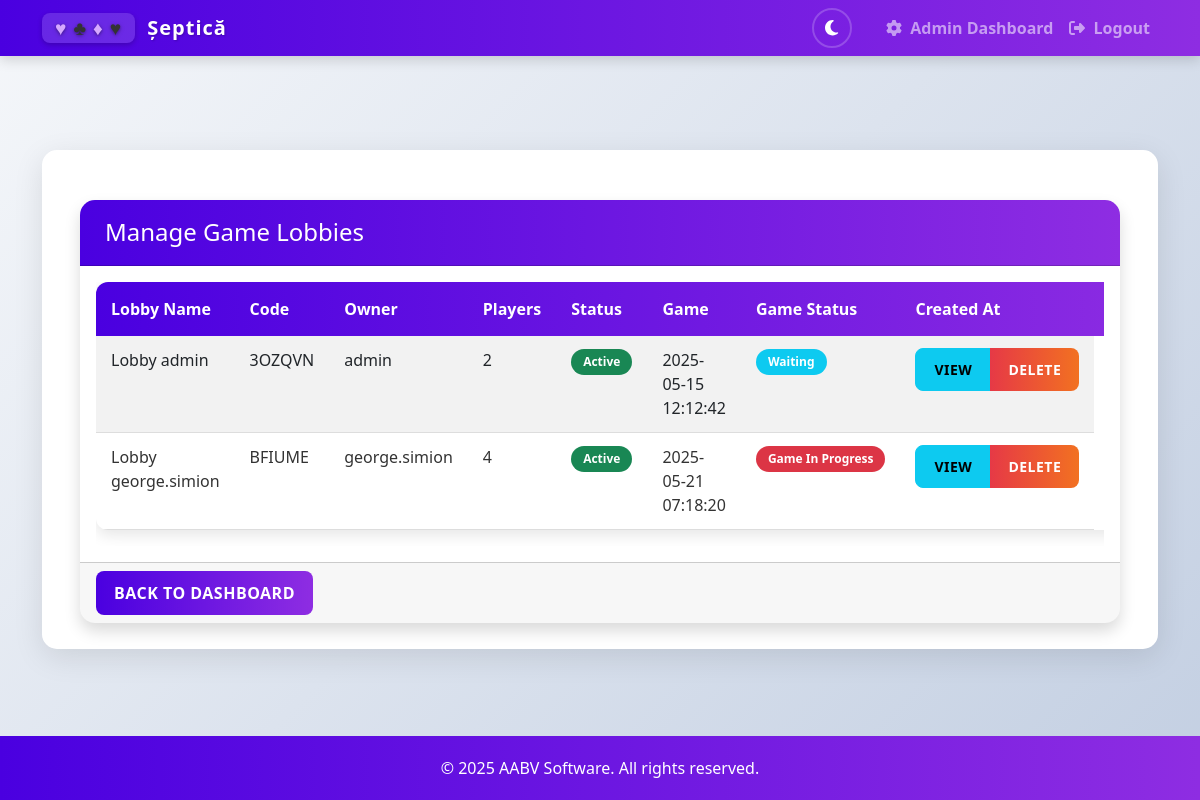
Screenshot of /admin/lobbies (signed in) with the database file from the repository.
### app.py (models this page shows, shortened)
class Lobby(db.Model):
    id = db.Column(db.Integer, primary_key=True)
    code = db.Column(db.String(6), unique=True, nullable=False)
    name = db.Column(db.String(100), nullable=True)  # New field for lobby name
    created_at = db.Column(db.DateTime, default=datetime.utcnow)
    is_active = db.Column(db.Boolean, default=True)
    is_public = db.Column(db.Boolean, default=True)
    game_started = db.Column(db.Boolean, default=False)  # New field to track if game has started
    owner_id = db.Column(db.Integer, db.ForeignKey('user.id'), nullable=False)
    owner = db.relationship('User', foreign_keys=[owner_id])
    players = db.relationship('LobbyPlayer', back_populates='lobby', cascade='all, delete-orphan')
    @property
    def player_count(self):
        return len(self.players)

class User(db.Model, UserMixin):
    id = db.Column(db.Integer, primary_key=True)
    username = db.Column(db.String(80), unique=True, nullable=False)
    email = db.Column(db.String(120), unique=True, nullable=False)
    password = db.Column(db.String(200), nullable=False)
    created_at = db.Column(db.DateTime, default=datetime.utcnow)
    is_admin = db.Column(db.Boolean, default=False)
    lobby_players = db.relationship('LobbyPlayer', back_populates='user', cascade='all, delete-orphan')

### app.py (the view)
@app.route('/admin/lobbies')
def admin_lobbies():
    if not session.get('is_admin', False):
        flash('You do not have permission to access this page!', 'error')
        return redirect(url_for('lobbies'))
    try:
        lobbies = Lobby.query.filter_by(is_active=True).all()
        return render_template('admin_lobbies.html', lobbies=lobbies)
    except Exception as e:
        logger.error(f"Error accessing admin lobbies page: {e}")
        flash('An error occurred while retrieving lobbies.', 'error')
        return redirect(url_for('admin_dashboard'))

### app.py (called while the page is built)
@login_manager.user_loader
def load_user(user_id):
    return User.query.get(int(user_id))

### templates/admin_lobbies.html (shortened to what this page needs)
{% extends "base.html" %}
{% block content %}
<div class="container mt-4">
    <div class="card shadow">
        <div class="card-header bg-dark text-white">
            <h4 class="mb-0">Manage Game Lobbies</h4>
        </div>
        <div class="card-body">
            <div id="lobbies-container">
                <div class="table-responsive">
                    <table class="table table-striped table-hover">
                        <thead>
                            <tr>
                                <th>Lobby Name</th>
                                <th>Code</th>
                                <th>Owner</th>
                                <th>Players</th>
                                <th>Status</th>
                                <th>Game</th>
                                <th>Game Status</th>
                                <th>Created At</th>
                                <th>Actions</th>
                            </tr>
                        </thead>
                        <tbody id="lobbies-table-body">
                            {% for lobby in lobbies %}
                            <tr id="lobby-row-{{ lobby.code }}" data-lobby-code="{{ lobby.code }}">
                                <td>{{ lobby.name or 'Lobby #' + lobby.code }}</td>
                                <td>{{ lobby.code }}</td>
                                <td id="lobby-owner-{{ lobby.code }}">{{ lobby.owner.username }}</td>
                                <td id="lobby-player-count-{{ lobby.code }}">{{ lobby.player_count }}</td>
                                <td><span class="badge bg-success">Active</span></td>
                                <td>{{ lobby.created_at.strftime('%Y-%m-%d %H:%M:%S') }}</td>
                                <td id="lobby-game-status-{{ lobby.code }}">
                                    {% if lobby.game_started %}
                                    <span class="badge bg-danger">Game In Progress</span>
                                    {% else %}
                                    <span class="badge bg-info">Waiting</span>
                                    {% endif %}
                                </td>
                                <td>
                                    <div class="btn-group" role="group">
                                        <a href="{{ url_for('admin_lobby_detail', lobby_code=lobby.code) }}"
                                           class="btn btn-sm btn-info">View</a>
                                        <button type="button" class="btn btn-sm btn-danger"
                                                data-bs-toggle="modal"
                                                data-bs-target="#deleteModal{{ lobby.id }}">
                                            Delete
                                        </button>
                                    </div>
                                </td>
                            </tr>
                            {% endfor %}
                        </tbody>
                    </table>
                </div>
            </div>
        </div>
        <div class="card-footer">
            <a href="{{ url_for('admin_dashboard') }}" class="btn btn-primary">Back to Dashboard</a>
        </div>
    </div>
</div>
{% endblock %}

### static/css/style.css (style rules this page uses)
:root { --primary-color: #4a00e0; --primary-color-rgb: 74, 0, 224; --secondary-color: #8e2de2; --secondary-color-rgb: 142, 45, 226; --accent-color: #ff6b6b; --light-accent: #ffb347; --success-color: #02c39a; --danger-color: #e63946; --warning-color: #f9c74f; --light-bg: #f0f2f5; --card-color: #ffffff; --text-color: #333333; --text-light: #6c757d; --body-bg: linear-gradient(135deg, #f5f7fa 0%, #c3cfe2 100%); --navbar-bg: linear-gradient(90deg, var(--primary-color), var(--secondary-color)); --footer-bg: rgba(255, 255, 255, 0.9); --footer-text: #6c757d; --input-bg: #fff; --input-border: #ced4da; --hearts: #e74c3c; --diamonds: #e67e22; --clubs: #2c3e50; --spades: #34495e; --card-border: #ddd; --card-shadow: rgba(0, 0, 0, 0.1); }
html { background: var(--body-bg); }
body { background: var(--body-bg); font-family: 'Segoe UI', Tahoma, Geneva, Verdana, sans-serif; color: var(--text-color); transition: background 0.3s ease, color 0.3s ease; padding-top: 56px; }
.card { border: none; border-radius: 15px; overflow: hidden; transition: transform 0.3s, box-shadow 0.3s; background: var(--card-color); box-shadow: 0 5px 15px rgba(0, 0, 0, 0.08); }
.card-header { padding: 18px 25px; background: linear-gradient(90deg, var(--primary-color), var(--secondary-color)); color: white; font-weight: 600; }
.btn { border-radius: 8px; padding: 10px 18px; font-weight: 600; transition: all 0.3s; text-transform: uppercase; letter-spacing: 0.5px; }
.btn-primary { background: linear-gradient(90deg, var(--primary-color), var(--secondary-color)); border: none; }
.btn-danger { background: linear-gradient(90deg, var(--danger-color), #f27121); border: none; }
table.table { border-radius: 12px; overflow: hidden; box-shadow: 0 5px 15px var(--card-shadow); border-collapse: separate; border-spacing: 0; background-color: var(--card-color); color: var(--text-color); transition: all 0.3s ease; }
thead { background: linear-gradient(90deg, var(--primary-color), var(--secondary-color)); color: white; }
th { padding: 15px !important; font-weight: 600; border: none !important; }
td { padding: 12px 15px !important; border-color: var(--card-border) !important; }
tbody tr { transition: all 0.2s; }
.badge { padding: 7px 12px; border-radius: 50px; font-weight: 600; }

### rows the page displays
Lobby: name "Lobby admin", code "3OZQVN", owner.username "admin", player_count "2", created_at "2025-05-15 12:12:42", game_started "Waiting"
Lobby: name "Lobby george.simion", code "BFIUME", owner.username "george.simion", player_count "4", created_at "2025-05-21 07:18:20", game_started "Game In Progress"
